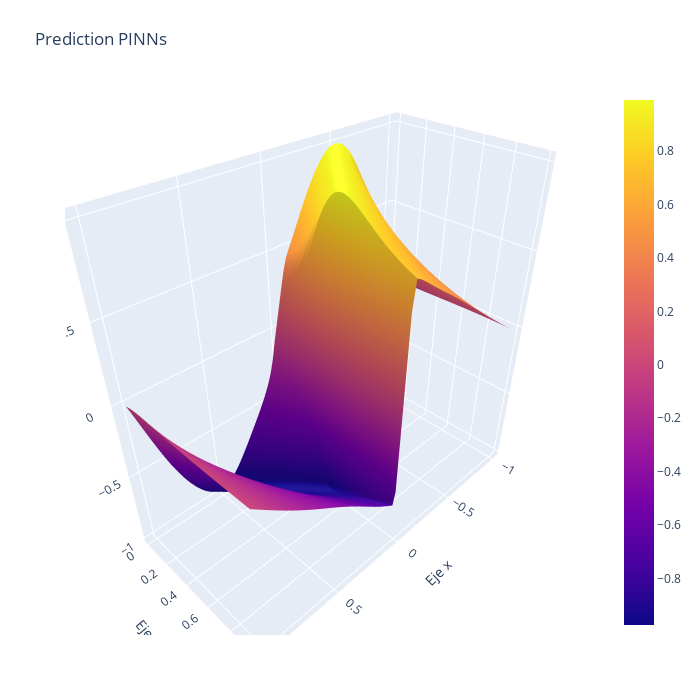

Notebook cell for this chart:
### Code cell
super_plot(x_test,t_test,u_pred)

### Figure 1 — Plotly figure (JSON) as saved in the notebook; plotly's stock layout.template omitted (floating-point values rounded to 4 significant figures; data arrays with more than 128 entries replaced by an {"elided": "..."} marker saying what was removed)
{"data": [{"type": "surface", "x": {"elided": "100x100 float values"}, "y": {"elided": "100x100 float values"}, "z": {"elided": "100x100 float values"}}], "layout": {"autosize": false, "height": 700, "margin": {"b": 65, "l": 65, "r": 50, "t": 90}, "scene": {"xaxis": {"title": {"text": "Eje x "}}, "yaxis": {"title": {"text": "Eje t "}}, "zaxis": {"title": {"text": "Eje z "}}}, "title": {"text": "Prediction PINNs"}, "width": 700}}
